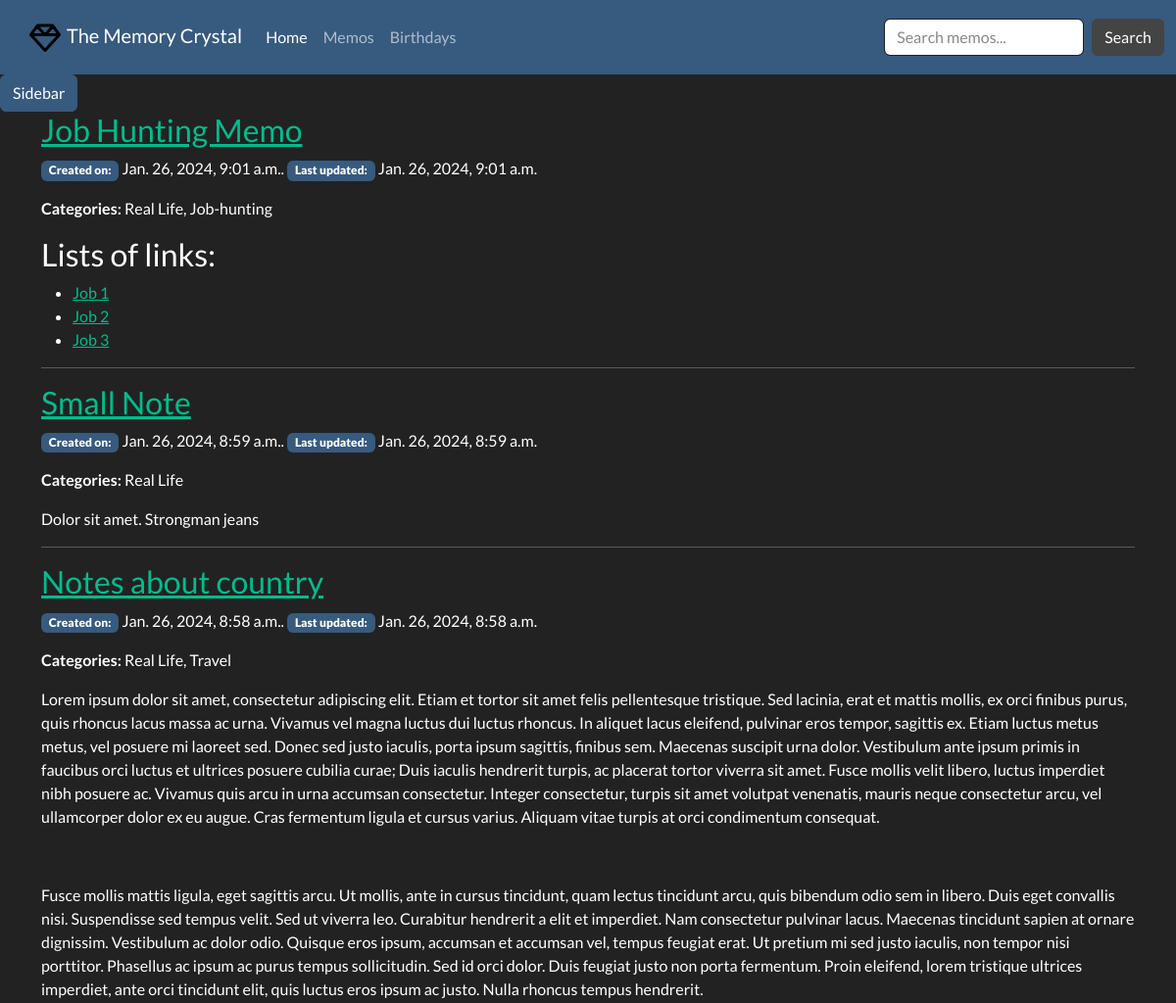
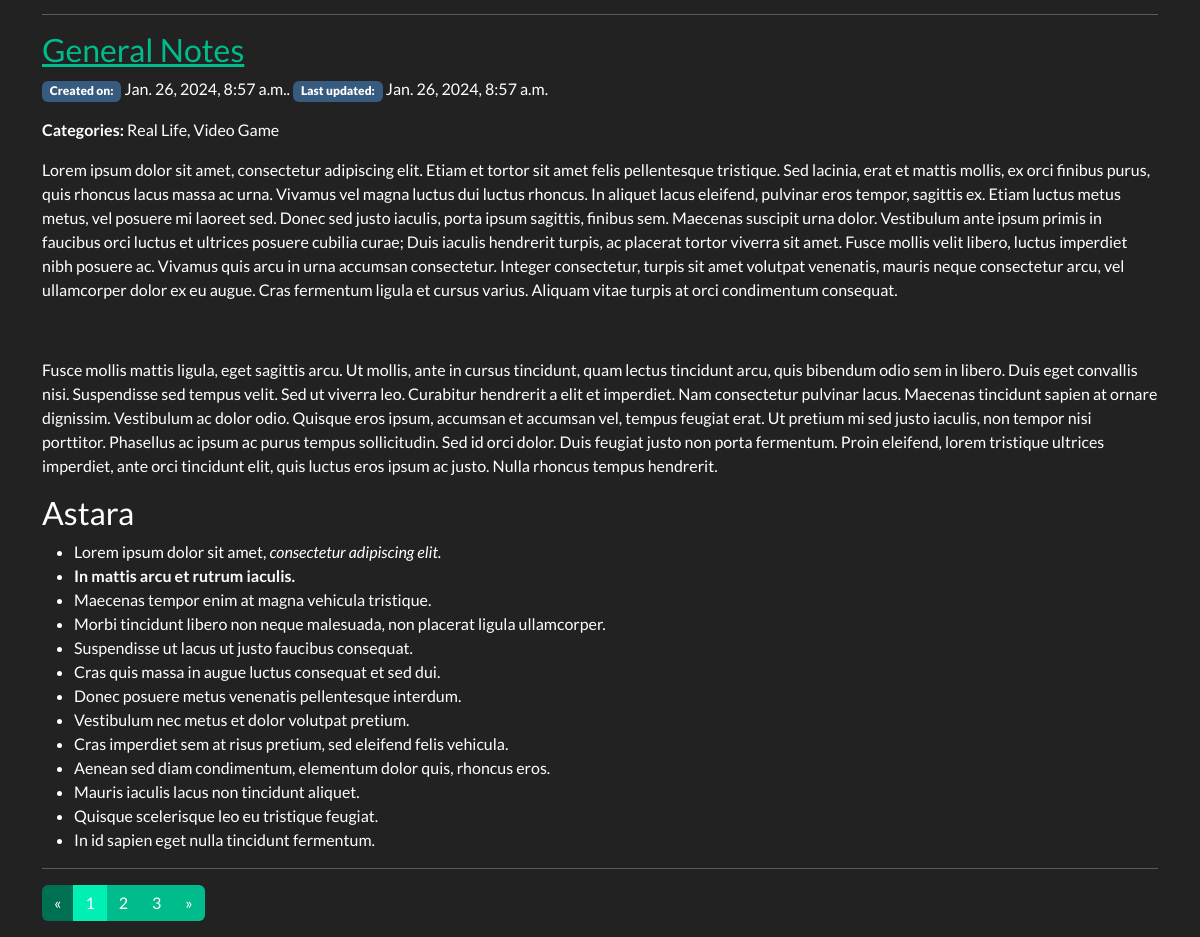
Screenshot of /notes/memo/all with the database file from the repository (2 pictures, top to bottom).
### memory_crystal/models.py (models this page shows, shortened)
class Memo(models.Model):
    pub_date = models.DateTimeField(auto_now_add=True, verbose_name='Date created')
    last_modified = models.DateTimeField(auto_now=True, verbose_name='Last modified')
    slug = models.SlugField(max_length=20, unique=True, blank=True, null=True)
    title = models.CharField(max_length=100, unique=True)
    content = HTMLField()
    category = models.ManyToManyField('Category', related_name='memos', help_text='Memo categories', blank=True)
    class Meta:
        ordering = ['last_modified', 'pub_date']
    @property
    def all_categories(self) -> str:
        return ', '.join(cat.name for cat in self.category.all())

class Category(models.Model):
    name = models.CharField(max_length=200, unique=True)
    memo = models.ManyToManyField(Memo, related_name='categories', blank=True)
    def __str__(self) -> str:
        return f'{self.name.title()}'
    class Meta:
        verbose_name_plural = 'Categories'

### memory_crystal/views.py (the view)
# urls.py: path('memo/all', views.MemoList.as_view(), name='memos-all'),
class MemoList(generic.ListView):
    model = Memo
    template_name = 'memo_list.html'
    paginate_by = 4
    queryset = Memo.objects.all().order_by('-pub_date')

### memory_crystal/templatetags/memo_extras.py (called while the page is built)
@register.inclusion_tag('memory_crystal/offcanvas.html')
def render_offcanvas():
    all_categories = Category.objects.all()
    return {'all_categories': all_categories}

@register.inclusion_tag('memory_crystal/pagination.html')
def paginate(paginated_obj):
    return {'page_obj': paginated_obj}

### memory_crystal/templates/memory_crystal/memo_list.html
{% extends 'memory_crystal/base.html' %}
{% block content %}
<div class="container">
  <div class="row">
    <div class="col-12">
      {% for memo in memo_list %}
        {% if memo.title %}
        <h3><a href="{% url 'memo-detail' memo.slug %}">{{ memo.title }}</a></h3>
        {% endif %}
      <p><span class="badge bg-primary"><b>Created on:</b></span> {{ memo.pub_date }}. <span class="badge bg-primary"><b>Last updated:</b></span> {{ memo.last_modified }}</p>
      <p><b>Categories:</b> {{ memo.all_categories }}</p>
      <p>{{ memo.content | safe}}</p>
      <hr>
      {% endfor %}
    </div>
  </div>
  {% load memo_extras %}
  {% paginate page_obj %}
</div>
{% endblock %}

### rows the page displays
Memo: title "Job Hunting Memo", pub_date "Jan. 26, 2024, 9:01 a.m.", last_modified "Jan. 26, 2024, 9:01 a.m.", all_categories "Real Life, Job-hunting", content "Lists of links: Job 1 Job 2 Job 3"
Memo: title "Small Note", pub_date "Jan. 26, 2024, 8:59 a.m.", last_modified "Jan. 26, 2024, 8:59 a.m.", all_categories "Real Life", content "Dolor sit amet. Strongman jeans"
Memo: title "Notes about country", pub_date "Jan. 26, 2024, 8:58 a.m.", last_modified "Jan. 26, 2024, 8:58 a.m.", all_categories "Real Life, Travel", content "Lorem ipsum dolor sit amet, consectetur adipiscing elit. Etiam et tortor sit amet felis pellentesque tristique. Sed lacinia, erat et mattis mollis, ex orci finibus purus, quis rhoncus lacus massa ac urna. Vivamus vel magna luctus dui luctus rhoncus. In aliquet lacus eleifend, pulvinar eros tempor, sagittis ex. Etiam luctus metus metus, vel posuere mi laoreet sed. Donec sed justo iaculis, porta ipsum sagittis, finibus sem. Maecenas suscipit urna dolor. Vestibulum ante ipsum primis in faucibus orci luctus et ultrices posuere cubilia curae; Duis iaculis hendrerit turpis, ac placerat tortor viverra sit amet. Fusce mollis velit libero, luctus imperdiet nibh posuere ac. Vivamus quis arcu in urna…"
Memo: title "General Notes", pub_date "Jan. 26, 2024, 8:57 a.m.", last_modified "Jan. 26, 2024, 8:57 a.m.", all_categories "Real Life, Video Game", content "Lorem ipsum dolor sit amet, consectetur adipiscing elit. Etiam et tortor sit amet felis pellentesque tristique. Sed lacinia, erat et mattis mollis, ex orci finibus purus, quis rhoncus lacus massa ac urna. Vivamus vel magna luctus dui luctus rhoncus. In aliquet lacus eleifend, pulvinar eros tempor, sagittis ex. Etiam luctus metus metus, vel posuere mi laoreet sed. Donec sed justo iaculis, porta ipsum sagittis, finibus sem. Maecenas suscipit urna dolor. Vestibulum ante ipsum primis in faucibus orci luctus et ultrices posuere cubilia curae; Duis iaculis hendrerit turpis, ac placerat tortor viverra sit amet. Fusce mollis velit libero, luctus imperdiet nibh posuere ac. Vivamus quis arcu in urna…"

### other values shown
{{ page_number }} "1" "2" "3"
